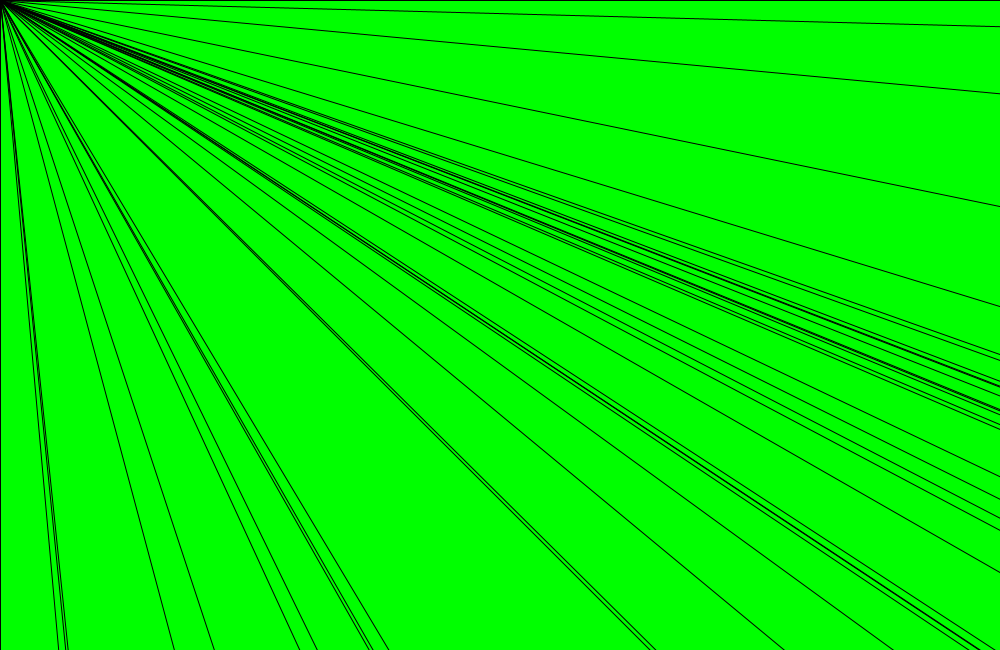
Frame 1 (no input)
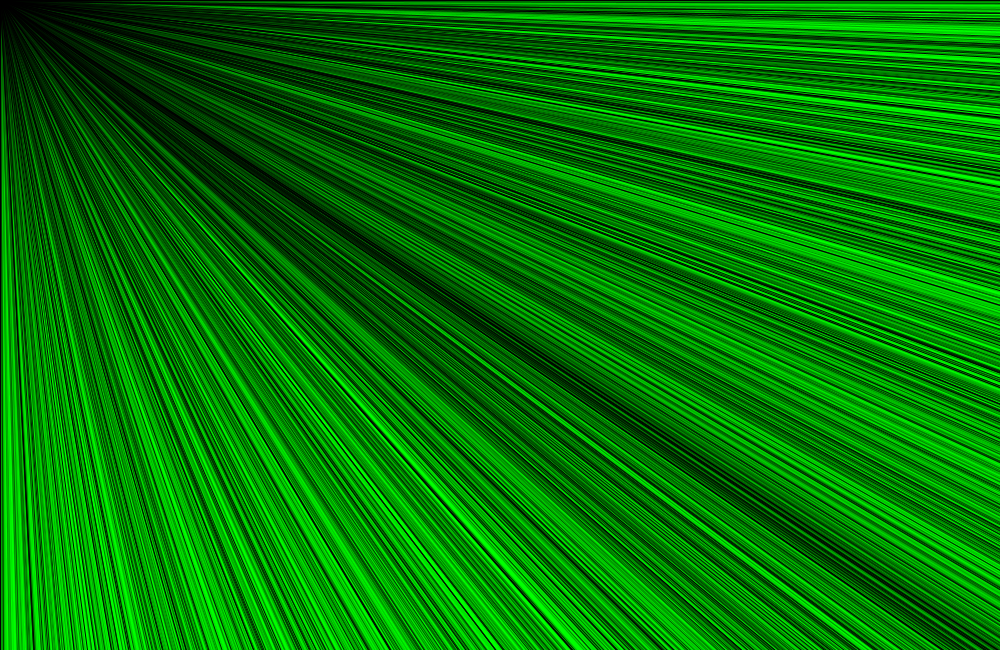
Frame 60 (the mouse pressed at the canvas centre just before this capture)
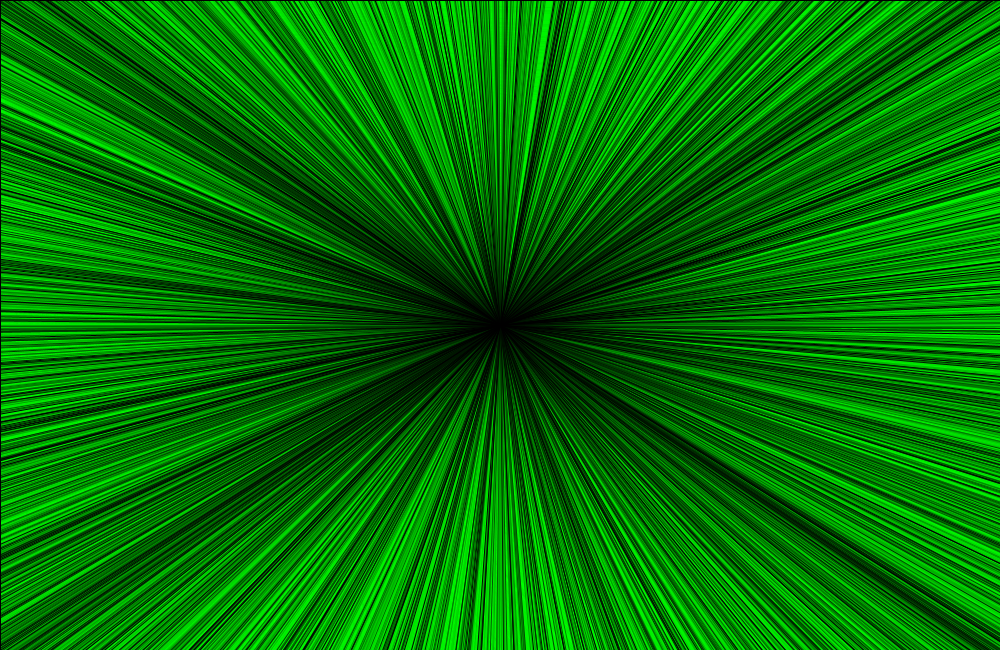
Frame 120 (the mouse held since frame 60 and released just before this capture)

The Processing sketch that drew these frames (run headless with seeded random() and noise(); from frame 60 on, the mouse is pressed at the canvas centre):

// Processing sketch: Estela_como_agua
// ── Estela_como_agua.pde
//Líneas negras que salen de la posición del ratón hacia las "paredes" sobre un fondo verde.

PVector jointPos = new PVector(0,0,0);
color c = color(255, 0, 0);


void setup(){
  size(1000,650);
  background(0,255,0);

}

void draw(){
  
  fill(0,255,0,10);
  rect(0,0,width, height);
  pointUpdate();
  
  for ( int h=0; h<20; h++){
    fill(255,0,0);
    line(jointPos.x,jointPos.y,random(-50,width+50),random(-50,0));
    fill(255,0,0);
    line(jointPos.x,jointPos.y,random(-50,width+50),random(height,height+50));
    fill(255,0,0);
    line(jointPos.x,jointPos.y,random(-50,0),random(-50,height+50));
    fill(255,0,0);
    line(jointPos.x,jointPos.y,random(width,width+50),random(-50,height+50));
  }

}

void pointUpdate(){
  jointPos.x = mouseX;
  jointPos.y = mouseY;
}
